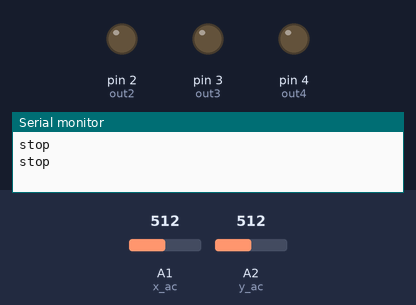
The sketch below on a simulated Arduino Uno, built with avr-gcc and run on an emulated ATmega328P. Shown: output pins drawn as LEDs (lit = HIGH), the last lines printed to the serial monitor. The inputs (shaded band) are chosen by the test bench; at power-on: A2 (y_ac) = 512, A1 (x_ac) = 512. Pins used as bus, display or sensor lines are not drawn.

Above: at 1.8 s.
1.9 s: A2 (y_ac) set to 201
3.4 s: A2 (y_ac) set to 182
At 4.4 s:
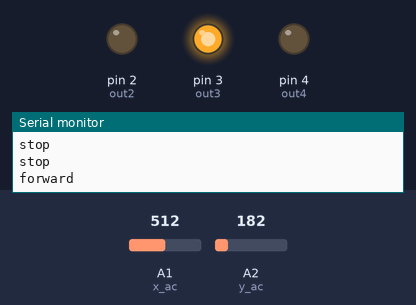
5.5 s: A1 (x_ac) set to 471
At 7.1 s:
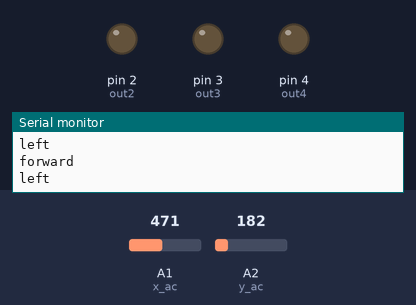
8.5 s: A1 (x_ac) set to 500
At 9.5 s:
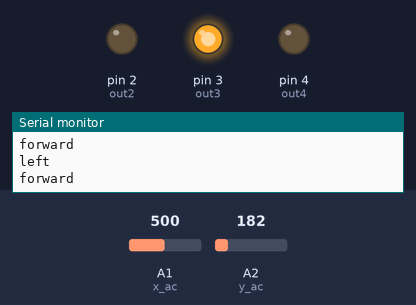
10.5 s: A1 (x_ac) set to 480
At 12.2 s:
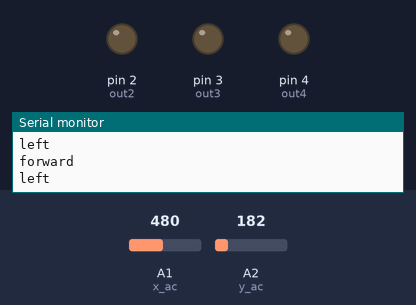
Timing chart, 0 to 13.5 s (numbered marks = the images above; inputs shaded):
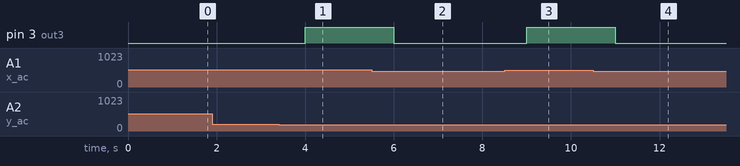

Measured:
- the behaviour switches between 190 and 189 on A2 (y_ac) (found by bisection; images 0 and 1)
- the behaviour switches between 490 and 489 on A1 (x_ac) (found by bisection; images 1 and 2)
- after the input at 3.4 s, pin 3 (out3): LOW → HIGH after 0.60 s
- after the input at 5.5 s, pin 3 (out3): HIGH → LOW after 0.50 s
- after the input at 8.5 s, pin 3 (out3): LOW → HIGH after 0.50 s
- after the input at 10.5 s, pin 3 (out3): HIGH → LOW after 0.50 s

The sketch:

movimiento_muneca.ino
```cpp
#define x_ac A1
#define y_ac A2

#define out1 1
#define out2 2
#define out3 3
#define out4 4

void setup() {
  pinMode(x_ac, INPUT);
  pinMode(y_ac, INPUT);

  pinMode(out1, OUTPUT);
  pinMode(out2, OUTPUT);
  pinMode(out3, OUTPUT);
  pinMode(out4, OUTPUT);

  Serial.begin(9600);
  // put your setup code here, to run once:

}

void loop() {
  int input_x, input_y ;
  input_x = analogRead(x_ac);
  input_y = analogRead(y_ac);

  identificar_movimiento(input_x, input_y);

  //String pos = "X: " + String(input_x) + " Y: " + String(input_y) ;

  //Serial.println(pos);
  delay(1000);


  // put your main code here, to run repeatedly:

}

void identificar_movimiento(int xval, int yval)
{
  if ((xval > 490 && xval < 530) and (yval > 190 and yval < 520)) //stop
  {
    Serial.println("stop");
    digitalWrite(out1,LOW);
    digitalWrite(out2,LOW);
    digitalWrite(out3,LOW);
    digitalWrite(out4,LOW);
  }

  else
  {
    if (yval < 190) //forward
   {
    Serial.println("forward");
     digitalWrite(out1,HIGH);
     digitalWrite(out2,LOW);
     digitalWrite(out3,HIGH);
     digitalWrite(out4,LOW);

    }
    if (yval < 425 and yval > 190) //backward
  {
    Serial.println("backward");
   digitalWrite(out1,LOW);
   digitalWrite(out2,HIGH);
   digitalWrite(out3,LOW);
   digitalWrite(out4,HIGH);

    }

    if (xval > 450 && xval < 490) //left
    {
      Serial.println("left");
      digitalWrite(out1,HIGH);
      digitalWrite(out2,LOW);
      digitalWrite(out3,LOW);
      digitalWrite(out4,LOW);
     }


    if (xval > 560 && xval < 590)//right
    {
      Serial.println("right");
      digitalWrite(out1,LOW);
      digitalWrite(out2,LOW);
      digitalWrite(out3,HIGH);
      digitalWrite(out4,LOW);

    }
  }
}
```
